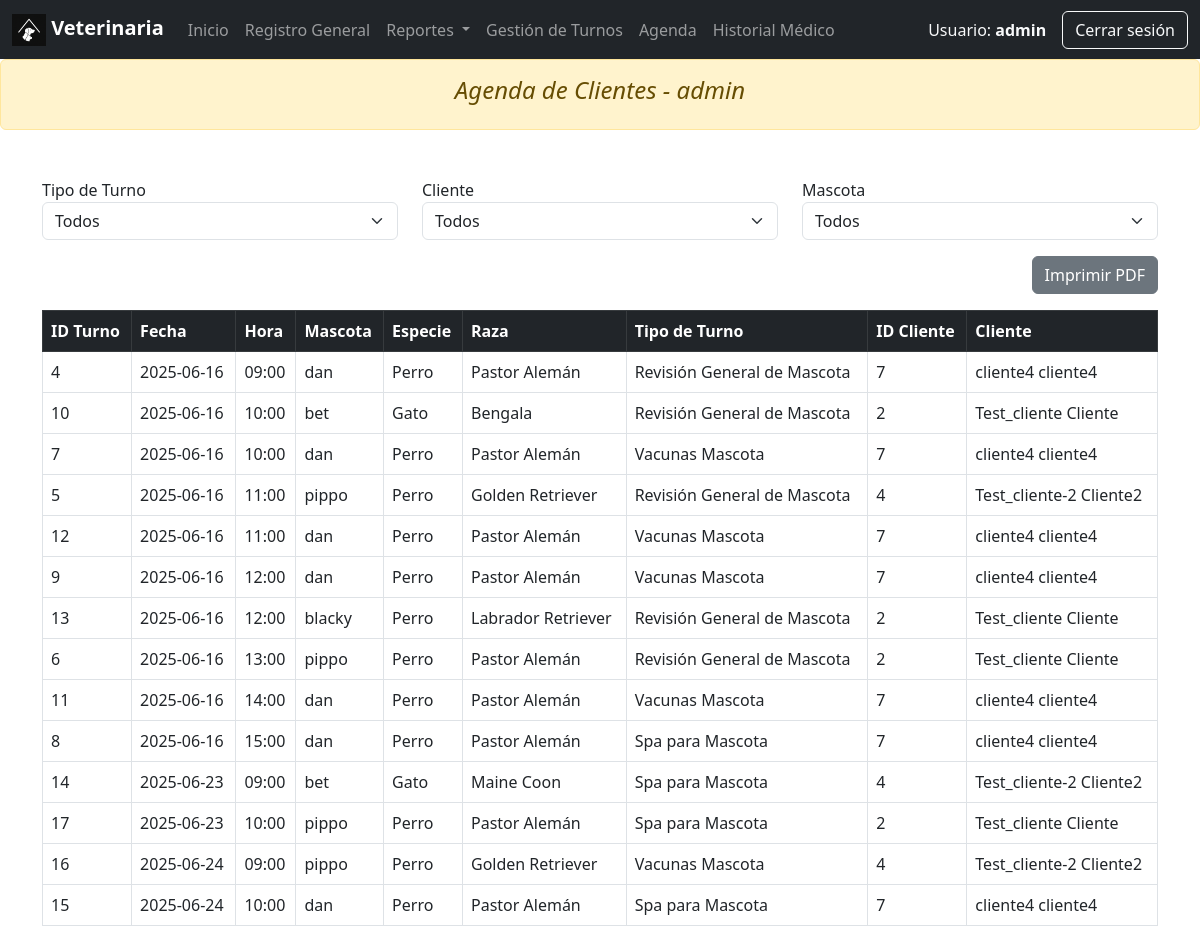
The app's page /_backup/php/agenda_turno_clientes.php (signed in), older data.
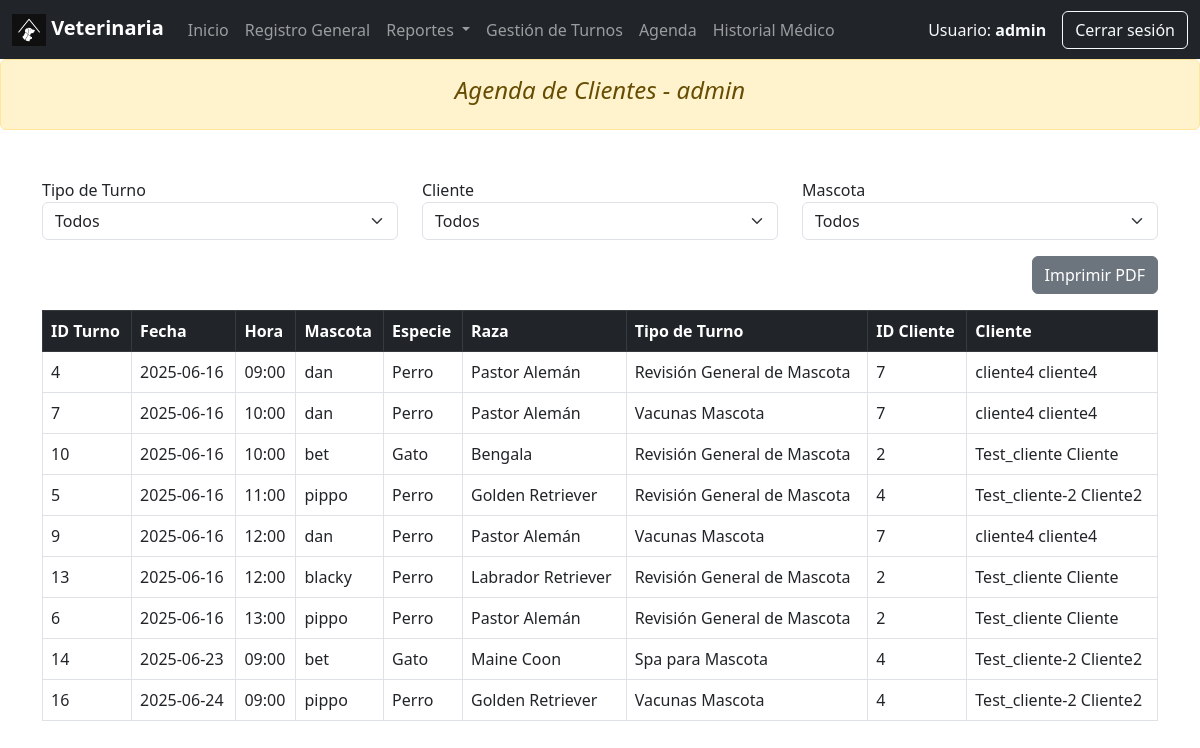
The same page, newer data.
### tables this page shows
CREATE TABLE `turno` (
  `ID_Turno` int(11) NOT NULL,
  `Fecha` date NOT NULL,
  `Hora` time NOT NULL,
  `ID_Mascota` int(11) NOT NULL,
  `ID_Empleado` int(11) NOT NULL,
  `ID_Tipo_Turno` int(11) NOT NULL
);

CREATE TABLE `mascota` (
  `ID_Mascota` int(11) NOT NULL,
  `Nombre` varchar(50) NOT NULL,
  `Fecha_Nacimiento` date DEFAULT NULL,
  `ID_Raza` int(11) NOT NULL,
  `ID_Cliente` int(11) NOT NULL
);

CREATE TABLE `especie` (
  `ID_Especie` int(11) NOT NULL,
  `Nombre_Especie` varchar(50) NOT NULL
);

CREATE TABLE `raza` (
  `ID_Raza` int(11) NOT NULL,
  `Nombre_Raza` varchar(50) NOT NULL,
  `ID_Especie` int(11) NOT NULL,
  `Color` varchar(30) DEFAULT NULL
);

CREATE TABLE `tipo_turno` (
  `ID_Tipo_Turno` int(11) NOT NULL,
  `Nombre_Tipo_Turno` varchar(100) NOT NULL
);

CREATE TABLE `cliente` (
  `ID_Cliente` int(11) NOT NULL,
  `Nombre` varchar(50) NOT NULL,
  `Apellido` varchar(50) NOT NULL,
  `DNI` varchar(20) NOT NULL,
  `Telefono` varchar(20) DEFAULT NULL,
  `Email` varchar(100) NOT NULL,
  `Direccion` varchar(150) DEFAULT NULL,
  `Fecha_Nacimiento` date DEFAULT NULL,
  `ID_Usuario` int(11) NOT NULL
);

### _backup/php/agenda_turno_clientes.php (the view, shortened to what this page needs)
<?php
require('conexion.php');
require('inc/menu_admin.php');
$usuario = $_SESSION['usuario']['Nombre_Usuario'] ?? 'Administrador';
$sql = "
SELECT
  t.ID_Turno,
  t.Fecha,
  t.Hora,
  m.Nombre AS Nombre_Mascota,
  e.Nombre_Especie,
  r.Nombre_Raza,
  tt.Nombre_Tipo_Turno AS Nombre_Tipo_Turno,
  c.ID_Cliente,
  CONCAT(c.Nombre, ' ', c.Apellido) AS Nombre_Cliente
FROM Turno t
  JOIN Mascota m ON t.ID_Mascota = m.ID_Mascota
  JOIN Raza r ON m.ID_Raza = r.ID_Raza
  JOIN Especie e ON r.ID_Especie = e.ID_Especie
  JOIN tipo_turno tt ON t.ID_Tipo_Turno = tt.ID_Tipo_Turno
  JOIN Cliente c ON m.ID_Cliente = c.ID_Cliente
ORDER BY t.Fecha ASC, t.Hora ASC
";
$result = $conexion->query($sql);
$turnos = $result ? $result->fetch_all(MYSQLI_ASSOC) : [];
?>
<!DOCTYPE html>
<html lang="es">
<head>
  <link href="https://cdn.jsdelivr.net/npm/bootstrap@5.3.0/dist/css/bootstrap.min.css" rel="stylesheet">
</head>
<body>
  <?php menu_admin(); ?>
  <div class="alert alert-warning text-center fst-italic mt-0 no-print" role="alert">
    <h4>Agenda de Clientes - <?= htmlspecialchars($usuario) ?></h4>
  </div>
  <div class="container mt-5">
    <div class="row mb-3 no-print">
      <div class="col-md-4">
        <label>Tipo de Turno</label>
        <select id="filterTipo" class="form-select">
          <option value="">Todos</option>
        </select>
      </div>
      <div class="col-md-4">
        <label>Cliente</label>
        <select id="filterCliente" class="form-select">
          <option value="">Todos</option>
        </select>
      </div>
      <div class="col-md-4">
        <label>Mascota</label>
        <select id="filterMascota" class="form-select">
          <option value="">Todos</option>
        </select>
      </div>
    </div>
    <div class="text-end mb-3 no-print">
      <button onclick="window.print()" class="btn btn-secondary">Imprimir PDF</button>
    </div>
    <?php if (empty($turnos)): ?>
      <div class="alert alert-info">No hay turnos agendados.</div>
    <?php else: ?>
      <div class="table-responsive">
        <table id="turnosTable" class="table table-bordered table-hover">
          <thead class="table-dark">
            <tr>
              <th>ID Turno</th>
              <th>Fecha</th>
              <th>Hora</th>
              <th>Mascota</th>
              <th>Especie</th>
              <th>Raza</th>
              <th>Tipo de Turno</th>
              <th>ID Cliente</th>
              <th>Cliente</th>
            </tr>
          </thead>
          <tbody>
            <?php foreach ($turnos as $t): ?>
              <tr>
                <td><?= htmlspecialchars($t['ID_Turno']) ?></td>
                <td><?= htmlspecialchars($t['Fecha']) ?></td>
                <td><?= htmlspecialchars(substr($t['Hora'], 0, 5)) ?></td>
                <td><?= htmlspecialchars($t['Nombre_Mascota']) ?></td>
                <td><?= htmlspecialchars($t['Nombre_Especie']) ?></td>
                <td><?= htmlspecialchars($t['Nombre_Raza']) ?></td>
                <td><?= htmlspecialchars($t['Nombre_Tipo_Turno']) ?></td>
                <td><?= htmlspecialchars($t['ID_Cliente']) ?></td>
                <td><?= htmlspecialchars($t['Nombre_Cliente']) ?></td>
              </tr>
            <?php endforeach; ?>
          </tbody>
        </table>
      </div>
    <?php endif; ?>
  </div>
</body>
</html>

### _backup/php/inc/menu_admin.php (shortened to what this page needs)
<?php
function menu_admin() {
  $nombreUsuario = $_SESSION['usuario']['Nombre_Usuario'] ?? 'Administrador';
?>
<nav class="navbar navbar-expand-lg navbar-dark bg-dark">
  <div class="container-fluid">
    <a class="navbar-brand" href="#">
      <img src="img/Log_PetHOUSE.png" alt="Logo" width="34" height="32" class="d-inline-block align-text-top">
      <b>Veterinaria</b>
    </a>
    <div class="collapse navbar-collapse" id="navbarNav">
      <ul class="navbar-nav me-auto mb-2 mb-lg-0">
        <li class="nav-item"><a class="nav-link" href="admin_dashboard.php">Inicio</a></li>
        <li class="nav-item"><a class="nav-link" href="admin_registro.php">Registro General</a></li>
        <li class="nav-item dropdown">
          <a class="nav-link dropdown-toggle" href="#" id="registroDropdown" role="button" data-bs-toggle="dropdown" aria-expanded="false">
            Reportes
          </a>
        </li>
        <li class="nav-item"><a class="nav-link" href="admin_turnos.php">Gestión de Turnos</a></li>
        <li class="nav-item"><a class="nav-link" href="agenda_turno_clientes.php">Agenda</a></li>
        <li class="nav-item"><a class="nav-link" href="admin_dashboard.php">Historial Médico</a></li>
      </ul>
      <span class="navbar-text text-light me-3">
        Usuario: <strong><?= htmlspecialchars($nombreUsuario) ?></strong>
      </span>
      <a href="logout.php" class="btn btn-outline-light">Cerrar sesión</a>
    </div>
  </div>
</nav>
<?php
}
?>

Row changes from the older to the newer data that the page shows:
removed turno: ID_Turno "12", Fecha "2025-06-16", Hora "11:00", ID_Mascota.Nombre "dan", especie.Nombre_Especie "Perro", raza.Nombre_Raza "Pastor Alemán", ID_Tipo_Turno.Nombre_Tipo_Turno "Vacunas Mascota", cliente.ID_Cliente "7", Nombre_Cliente "cliente4 cliente4"
removed turno: ID_Turno "11", Fecha "2025-06-16", Hora "14:00", ID_Mascota.Nombre "dan", especie.Nombre_Especie "Perro", raza.Nombre_Raza "Pastor Alemán", ID_Tipo_Turno.Nombre_Tipo_Turno "Vacunas Mascota", cliente.ID_Cliente "7", Nombre_Cliente "cliente4 cliente4"
removed turno: ID_Turno "8", Fecha "2025-06-16", Hora "15:00", ID_Mascota.Nombre "dan", especie.Nombre_Especie "Perro", raza.Nombre_Raza "Pastor Alemán", ID_Tipo_Turno.Nombre_Tipo_Turno "Spa para Mascota", cliente.ID_Cliente "7", Nombre_Cliente "cliente4 cliente4"
removed turno: ID_Turno "17", Fecha "2025-06-23", Hora "10:00", ID_Mascota.Nombre "pippo", especie.Nombre_Especie "Perro", raza.Nombre_Raza "Pastor Alemán", ID_Tipo_Turno.Nombre_Tipo_Turno "Spa para Mascota", cliente.ID_Cliente "2", Nombre_Cliente "Test_cliente Cliente"
removed turno: ID_Turno "15", Fecha "2025-06-24", Hora "10:00", ID_Mascota.Nombre "dan", especie.Nombre_Especie "Perro", raza.Nombre_Raza "Pastor Alemán", ID_Tipo_Turno.Nombre_Tipo_Turno "Spa para Mascota", cliente.ID_Cliente "7", Nombre_Cliente "cliente4 cliente4"
shown differently, row unchanged: turno id 7: moves up the list
